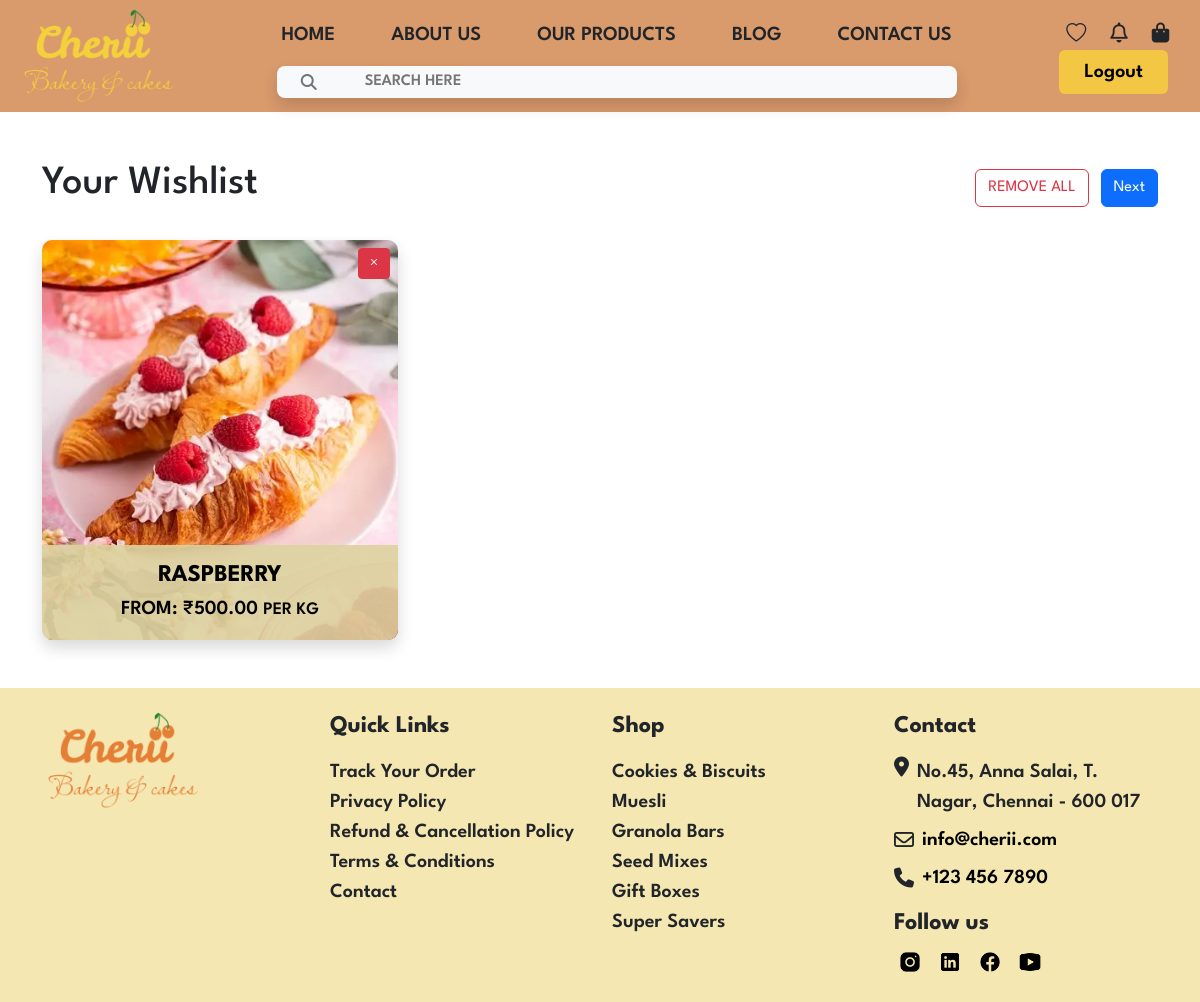
Screenshot of /wishlist/ (signed in) with the database file from the repository.
### bakery/models.py (models this page shows, shortened)
class Wishlist(models.Model):
    user = models.ForeignKey(
        settings.AUTH_USER_MODEL,
        on_delete=models.CASCADE,
        related_name='wishlist_items'
    )
    product = models.ForeignKey(
        Product,
        on_delete=models.CASCADE,
        related_name='in_wishlists'
    )
    added_date = models.DateTimeField(auto_now_add=True)
    class Meta:
        unique_together = ('user', 'product')
        verbose_name = 'Wishlist Item'
        verbose_name_plural = 'Wishlist Items'

class Product(models.Model):
    title = models.CharField(max_length=200)
    slug = models.SlugField(unique=True, max_length=250)
    category = models.ForeignKey(
        ProductCategory,
        on_delete=models.CASCADE,
        related_name='products'
    )
    description = models.TextField(blank=True)
    detailed_description = models.TextField(blank=True)
    base_price = models.DecimalField(
        max_digits=8,
        decimal_places=2,
        validators=[MinValueValidator(0.01)],
        help_text="Base price per kilogram"
    )
    weight_options = models.CharField(
        max_length=100,
        default="500G,1KG,2KG,3KG,4KG,5KG",
        help_text="Comma-separated weight options"
    )
    nutrition_info = models.TextField(blank=True)
    ingredients = models.TextField(blank=True)
    allergy_info = models.TextField(blank=True)
    image = models.ImageField(upload_to='products/', blank=True)
    is_featured = models.BooleanField(default=False)
    created_at = models.DateTimeField(auto_now_add=True)
    class Meta:
        ordering = ['-created_at']
        verbose_name = 'Product'
        verbose_name_plural = 'Products'
    def get_absolute_url(self):
        return reverse('product_detail', kwargs={
            'category_slug': self.category.slug,
            'product_id': self.id
        })
    def image_preview(self):
        return format_html(
            '<img src="{}" width="50" height="50" style="object-fit: cover;" />',
            self.image.url
        ) if self.image else ""
    image_preview.short_description = 'Image Preview'

### bakery/views.py (the view)
# urls.py: path('wishlist/', views.wishlist_view, name='wishlist'),
@login_required(login_url='login')
def wishlist_view(request):
    items = Wishlist.objects.filter(user=request.user).select_related('product')
    return render(request, 'bakery/wishlist.html', {'wishlist_items': items})

### bakery/templates/bakery/wishlist.html (shortened to what this page needs)
{% extends 'bakery/layout/base.html' %} {% load static %}  {% block content %}
<div class="container my-5">
  <div class="d-flex justify-content-between align-items-center mb-4">
    <h1>Your Wishlist</h1>
    <div>
      {% if wishlist_items %}
      <form action="{% url 'clear_wishlist' %}" method="post" class="d-inline">
        <button type="submit" class="btn btn-outline-danger me-2">
          REMOVE ALL
        </button>
      </form>
      {% endif %}
      <a href="{% url 'all_products' %}" class="btn btn-primary">Next</a>
    </div>
  </div>
<div class="row row-cols-1 row-cols-md-3 g-4">
    {% for item in wishlist_items %}
    <div class="col d-flex">
        <div class="card  w-100 overflow-hidden" style="height: 400px; border-radius: 10px !important;">
            <div class="position-relative h-100">
                <a href="{{ item.product.get_absolute_url }}" class="h-100 d-block">
                    <img src="{{ item.product.image.url }}"
                         class="h-100 w-100 object-fit-cover"
                         alt="{{ item.product.title }}">
                    <div class="position-absolute bottom-0 start-0 w-100 p-3 text-center"
                         style="background: rgba(221, 211, 160, 0.9);">
                        <h5 class="card-title fs-4 text-black mb-1 text-uppercase fw-bold">
                            {{ item.product.title }}
                        </h5>
                        <p class="card-text fs-5 text-black mb-0 fw-semibold">
                            FROM: ₹{{ item.product.base_price }} <span class="small">PER KG</span>
                        </p>
                    </div>
                </a>
                <form method="post" action="{% url 'remove_from_wishlist' item.product.id %}"
                      class="position-absolute top-0 end-0 m-2 z-2">
                    <button type="submit" class="btn btn-sm btn-danger" title="Remove from wishlist">
                        <i class="bi bi-x"></i>
                    </button>
                </form>
            </div>
        </div>
    </div>
    {% endfor %}
</div>
</div>
{% endblock %}

### bakery/static/css/basepage.css (style rules this page uses)
* { margin:0; padding:0; box-sizing: border-box; }
body { font-family: "League Spartan" !important; }
.card { border: none; box-shadow: 0 0.5rem 1rem rgba(0, 0, 0, 0.15); }

### rows the page displays
Wishlist: product.image (picture), product "RASPBERRY", product.base_price "500.00"
